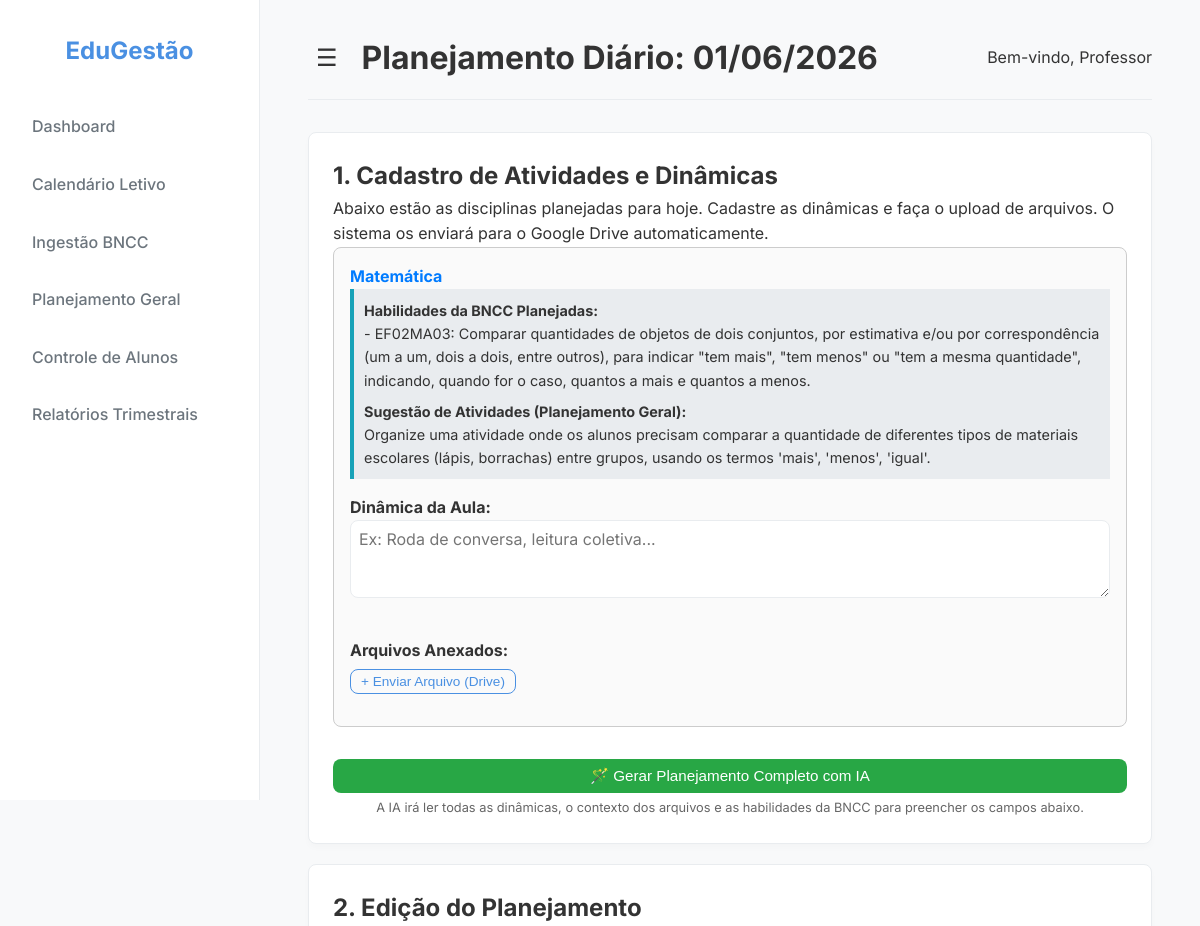
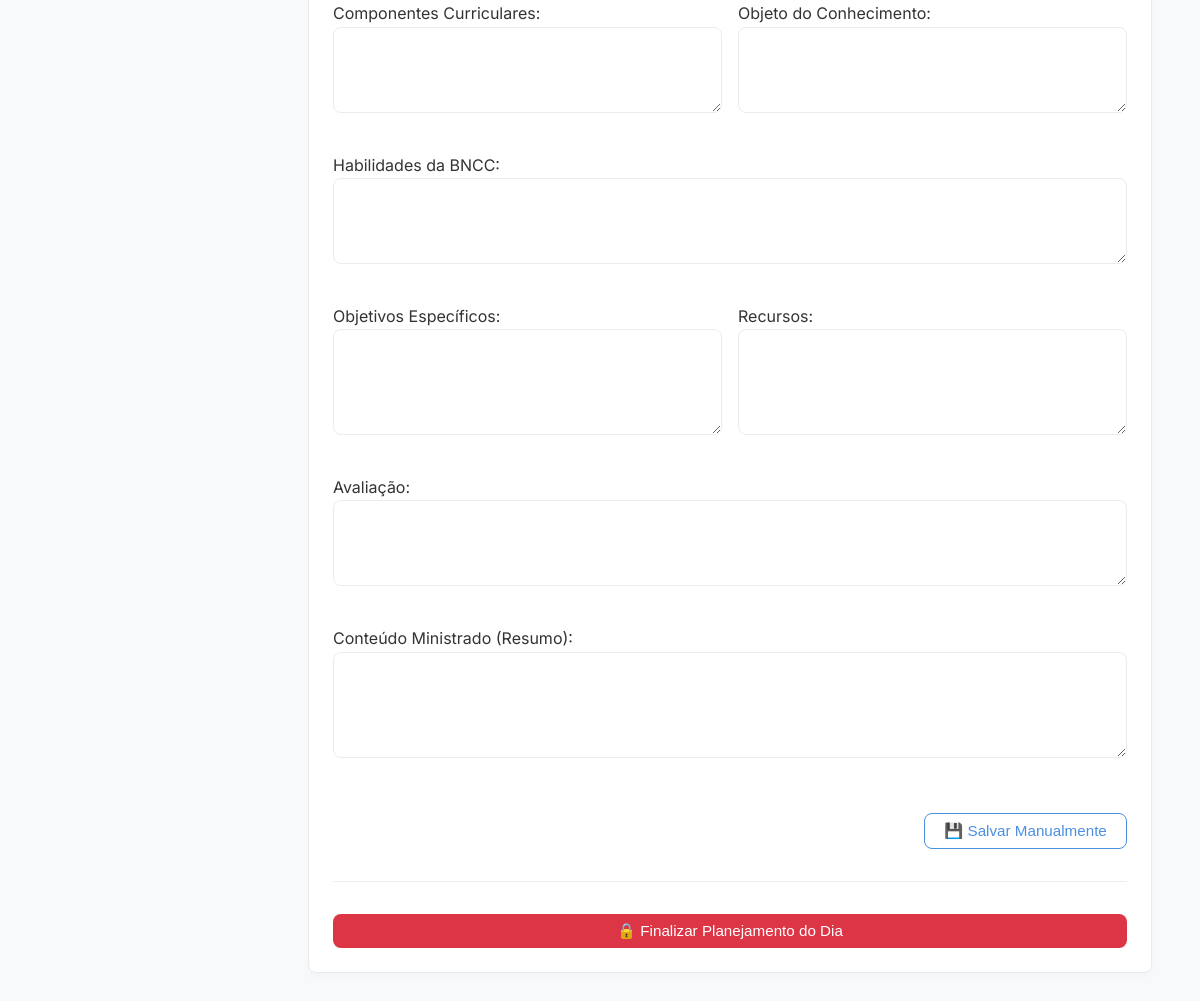
/plano-diario/abrir/1/282/, run on the app's committed database (2 pictures, top to bottom).
### escola/models.py (models this page shows, shortened)
class DiaLetivo(models.Model):
    data = models.DateField(unique=True)
    ano_letivo = models.ForeignKey(AnoLetivo, on_delete=models.CASCADE, related_name='dias', null=True)
    eh_dia_letivo = models.BooleanField(default=True, help_text="Desmarque para feriados, férias ou dias sem aula.")
    observacao = models.CharField(max_length=255, blank=True, null=True)

class AtividadeDisciplina(models.Model):
    plano_dia = models.ForeignKey(PlanoDia, on_delete=models.CASCADE, related_name='atividades')
    materia = models.ForeignKey(Materia, on_delete=models.CASCADE)
    dinamica = models.TextField(blank=True)
    criado_em = models.DateTimeField(auto_now_add=True)

class Materia(models.Model):
    TIPOS = (
        ('G', 'Geral'),
        ('E', 'Específica'),
    )
    nome = models.CharField(max_length=100)
    tipo = models.CharField(max_length=1, choices=TIPOS)

class NormaBNCC(models.Model):
    codigo = models.CharField(max_length=20)
    descricao = models.TextField()
    materia = models.ForeignKey(Materia, on_delete=models.CASCADE, related_name='normas')
    trimestre = models.ForeignKey(Trimestre, on_delete=models.SET_NULL, null=True, blank=True, related_name='normas_bncc')

class AulaPlanejamentoGeral(models.Model):
    turma = models.ForeignKey(Turma, on_delete=models.CASCADE, related_name='aulas_gerais')
    materia = models.ForeignKey(Materia, on_delete=models.CASCADE, related_name='aulas_gerais')
    trimestre = models.ForeignKey(Trimestre, on_delete=models.CASCADE, related_name='aulas_gerais')
    dia_letivo = models.ForeignKey(DiaLetivo, on_delete=models.CASCADE, related_name='aulas_gerais')
    tema_aula = models.CharField(max_length=255, blank=True)
    normas = models.ManyToManyField(NormaBNCC, blank=True)
    sugestoes_atividades = models.TextField(blank=True)
    class Meta:
        unique_together = ['turma', 'materia', 'dia_letivo']
        ordering = ['dia_letivo__data']

### escola/views.py (the view)
# urls.py: path('plano-diario/abrir/<int:turma_id>/<int:dia_id>/', views.plano_diario_abrir, name='plano_diario_abrir'),
def plano_diario_abrir(request, turma_id, dia_id):
    turma = get_object_or_404(Turma, id=turma_id)
    dia = get_object_or_404(DiaLetivo, id=dia_id)
    aulas_gerais = AulaPlanejamentoGeral.objects.filter(turma=turma, dia_letivo=dia).order_by('materia__nome')
    if not aulas_gerais.exists():
        return redirect('plano_diario_generico_novo', turma_id=turma_id, dia_id=dia_id)
    trimestre = aulas_gerais.first().trimestre
    plano_dia, created = PlanoDia.objects.get_or_create(
        turma=turma,
        dia_letivo=dia,
        defaults={'trimestre': trimestre}
    )
    atividades_com_aulas = []
    for aula in aulas_gerais:
        atividade, _ = AtividadeDisciplina.objects.get_or_create(
            plano_dia=plano_dia,
            materia=aula.materia
        )
        atividades_com_aulas.append({
            'atividade': atividade,
            'aula_geral': aula
        })
    context = {
        'plano': plano_dia,
        'turma': turma,
        'dia': dia,
        'atividades_com_aulas': atividades_com_aulas,
    }
    if plano_dia.finalizado:
        return redirect('plano_diario_visualizar', plano_id=plano_dia.id)
    return render(request, 'escola/plano_diario_edicao.html', context)

### templates/escola/plano_diario_edicao.html (shortened to what this page needs)
{% extends "base.html" %}
{% block page_title %}Planejamento Diário: {{ dia.data|date:"d/m/Y" }}{% endblock %}
{% block content %}
<div class="card" style="max-width: 1000px; margin-bottom: 20px;">
    <h2>1. Cadastro de Atividades e Dinâmicas</h2>
    <p class="text-muted">Abaixo estão as disciplinas planejadas para hoje. Cadastre as dinâmicas e faça o upload de arquivos. O sistema os enviará para o Google Drive automaticamente.</p>
    {% for item in atividades_com_aulas %}
    <div style="border: 1px solid #ccc; border-radius: 8px; margin-bottom: 1rem; padding: 1rem; background: #fafafa;">
        <h4 style="margin-top: 0; color: #007bff;">{{ item.atividade.materia.nome }}</h4>
        <div style="margin-bottom: 1rem; padding: 10px; background: #e9ecef; border-left: 4px solid #17a2b8; font-size: 0.9rem;">
            <strong>Habilidades da BNCC Planejadas:</strong><br>
            {% for norma in item.aula_geral.normas.all %}
                - {{ norma.codigo }}: {{ norma.descricao }}<br>
            {% empty %}
                <span style="color: #666;">Nenhuma habilidade selecionada no planejamento geral.</span><br>
            {% endfor %}
            <div style="margin-top: 8px;">
                <strong>Sugestão de Atividades (Planejamento Geral):</strong><br>
                <span style="white-space: pre-wrap;">{{ item.aula_geral.sugestoes_atividades|default:"Nenhuma sugestão cadastrada." }}</span>
            </div>
        </div>
        <div style="margin-bottom: 1rem;">
            <label style="font-weight: bold;">Dinâmica da Aula:</label>
            <textarea class="dinamica-input" data-atividade-id="{{ item.atividade.id }}" rows="3" style="width: 100%; box-sizing: border-box; padding: 8px;" placeholder="Ex: Roda de conversa, leitura coletiva...">{{ item.atividade.dinamica }}</textarea>
        </div>
        <div style="margin-bottom: 1rem;">
            <label style="font-weight: bold;">Arquivos Anexados:</label>
            <button type="button" class="btn btn-secondary btn-upload" data-atividade-id="{{ item.atividade.id }}" style="padding: 4px 10px; font-size: 0.85rem;">+ Enviar Arquivo (Drive)</button>
        </div>
    </div>
    {% endfor %}
    <form action="{% url 'plano_diario_gerar' %}" method="POST" style="margin-top: 2rem;">
        <button type="submit" class="btn" style="width: 100%; background: #28a745; border-color: #28a745;">
            🪄 Gerar Planejamento Completo com IA
        </button>
        <p style="font-size: 0.8rem; text-align: center; color: #666; margin-top: 5px;">A IA irá ler todas as dinâmicas, o contexto dos arquivos e as habilidades da BNCC para preencher os campos abaixo.</p>
    </form>
</div>
<div class="card" style="max-width: 1000px;">
    <h2>2. Edição do Planejamento</h2>
    <form id="form-edicao" action="{% url 'plano_diario_salvar' plano.id %}" method="POST">
        <div style="display: grid; grid-template-columns: 1fr 1fr; gap: 1rem; margin-bottom: 1rem;">
            <div>
                <label>Componentes Curriculares:</label>
                <textarea name="componentes_curriculares" class="auto-save" rows="3" style="width: 100%; box-sizing: border-box;">{{ plano.componentes_curriculares }}</textarea>
            </div>
            <div>
                <label>Objeto do Conhecimento:</label>
                <textarea name="objeto_conhecimento" class="auto-save" rows="3" style="width: 100%; box-sizing: border-box;">{{ plano.objeto_conhecimento }}</textarea>
            </div>
        </div>
        <div style="margin-bottom: 1rem;">
            <label>Habilidades da BNCC:</label>
            <textarea name="habilidades_bncc" class="auto-save" rows="3" style="width: 100%; box-sizing: border-box;">{{ plano.habilidades_bncc }}</textarea>
        </div>
        <div style="display: grid; grid-template-columns: 1fr 1fr; gap: 1rem; margin-bottom: 1rem;">
            <div>
                <label>Objetivos Específicos:</label>
                <textarea name="objetivos_especificos" class="auto-save" rows="4" style="width: 100%; box-sizing: border-box;">{{ plano.objetivos_especificos }}</textarea>
            </div>
            <div>
                <label>Recursos:</label>
                <textarea name="recursos" class="auto-save" rows="4" style="width: 100%; box-sizing: border-box;">{{ plano.recursos }}</textarea>
            </div>
        </div>
        <div style="margin-bottom: 1rem;">
            <label>Avaliação:</label>
            <textarea name="avaliacao" class="auto-save" rows="3" style="width: 100%; box-sizing: border-box;">{{ plano.avaliacao }}</textarea>
        </div>
        <div style="margin-bottom: 1rem;">
            <label>Conteúdo Ministrado (Resumo):</label>
            <textarea name="conteudo_ministrado" class="auto-save" rows="4" style="width: 100%; box-sizing: border-box;">{{ plano.conteudo_ministrado }}</textarea>
        </div>
        <div style="display: flex; gap: 1rem; justify-content: space-between; align-items: center; margin-top: 2rem;">
            <div style="display: flex; gap: 1rem;">
                <button type="submit" class="btn btn-secondary">💾 Salvar Manualmente</button>
            </div>
        </div>
    </form>
    <hr style="margin: 2rem 0; border: 0; border-top: 1px solid #eee;">
    <form action="{% url 'plano_diario_finalizar' plano.id %}" method="POST" onsubmit="return confirm('Tem certeza? Isso bloqueará a edição.');">
        <button type="submit" class="btn" style="width: 100%; background: #dc3545; border-color: #dc3545;">
            🔒 Finalizar Planejamento do Dia
        </button>
    </form>
</div>
{% endblock %}

### static/css/style.css (style rules this page uses)
:root { --primary-color: #4a90e2; --secondary-color: #f39c12; --bg-color: #f8f9fa; --text-color: #333; --text-muted: #6c757d; --border-color: #e9ecef; --card-bg: #ffffff; --border-radius: 8px; --transition-speed: 0.3s; }
* { box-sizing: border-box; margin: 0; padding: 0; }
body { font-family: 'Inter', -apple-system, BlinkMacSystemFont, 'Segoe UI', Roboto, Oxygen, Ubuntu, Cantarell, sans-serif; background-color: var(--bg-color); color: var(--text-color); line-height: 1.6; display: flex; min-height: 100vh; }
.card { background-color: var(--card-bg); border: 1px solid var(--border-color); border-radius: var(--border-radius); padding: 1.5rem; margin-bottom: 1.5rem; box-shadow: 0 4px 6px rgba(0,0,0,0.02); transition: box-shadow var(--transition-speed); }
.btn { display: inline-block; padding: 0.5rem 1.2rem; border-radius: var(--border-radius); background-color: var(--primary-color); color: #fff; text-decoration: none; border: none; cursor: pointer; font-size: 0.95rem; font-weight: 500; transition: background-color var(--transition-speed), transform var(--transition-speed); }
.btn-secondary { background-color: transparent; color: var(--primary-color); border: 1px solid var(--primary-color); }
input, select, textarea { width: 100%; padding: 0.75rem; border: 1px solid var(--border-color); border-radius: var(--border-radius); margin-bottom: 1rem; font-family: inherit; font-size: 1rem; transition: border-color var(--transition-speed); }

### data on the page
DiaLetivo: data "01/06/2026"
AtividadeDisciplina: atividade.materia.nome "Matemática", aula_geral.sugestoes_atividades "Organize uma atividade onde os alunos precisam comparar a quantidade de diferentes tipos de materiais escolares (lápis, borrachas) entre grupos, usando os termos 'mais', 'menos', 'igual'.", atividade.id "Ex: Roda de conversa, leitura coletiva..."
NormaBNCC: codigo "EF02MA03", descricao "Comparar quantidades de objetos de dois conjuntos, por estimativa e/ou por correspondência (um a um, dois a dois, entre outros), para indicar \"tem mais\", \"tem menos\" ou \"tem a mesma quantidade\", indicando, quando for o caso, quantos a mais e quantos a menos."
